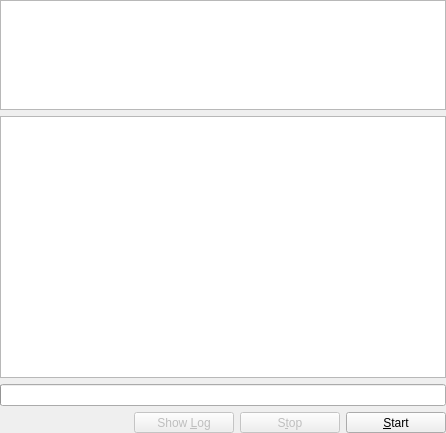
<?xml version="1.0" encoding="UTF-8"?>
<ui version="4.0">
 <class>OutputPage</class>
 <widget class="QWidget" name="OutputPage">
  <property name="geometry">
   <rect>
    <x>0</x>
    <y>0</y>
    <width>446</width>
    <height>433</height>
   </rect>
  </property>
  <property name="windowTitle">
   <string>Output</string>
  </property>
  <layout class="QVBoxLayout">
   <property name="spacing">
    <number>-1</number>
   </property>
   <property name="margin">
    <number>0</number>
   </property>
   <item>
    <widget class="QListView" name="outputs">
     <property name="sizePolicy">
      <sizepolicy hsizetype="Preferred" vsizetype="Fixed">
       <horstretch>0</horstretch>
       <verstretch>0</verstretch>
      </sizepolicy>
     </property>
     <property name="minimumSize">
      <size>
       <width>0</width>
       <height>110</height>
      </size>
     </property>
     <property name="maximumSize">
      <size>
       <width>32767</width>
       <height>110</height>
      </size>
     </property>
     <property name="focusPolicy">
      <enum>Qt::StrongFocus</enum>
     </property>
     <property name="contextMenuPolicy">
      <enum>Qt::CustomContextMenu</enum>
     </property>
     <property name="flow">
      <enum>QListView::LeftToRight</enum>
     </property>
     <property name="viewMode">
      <enum>QListView::IconMode</enum>
     </property>
    </widget>
   </item>
   <item>
    <widget class="QTreeView" name="progressListView">
     <property name="sizePolicy">
      <sizepolicy hsizetype="Expanding" vsizetype="Expanding">
       <horstretch>0</horstretch>
       <verstretch>0</verstretch>
      </sizepolicy>
     </property>
     <property name="rootIsDecorated">
      <bool>false</bool>
     </property>
     <property name="uniformRowHeights">
      <bool>true</bool>
     </property>
     <property name="allColumnsShowFocus">
      <bool>true</bool>
     </property>
     <property name="headerHidden">
      <bool>true</bool>
     </property>
    </widget>
   </item>
   <item>
    <widget class="QProgressBar" name="progressBar">
     <property name="orientation">
      <enum>Qt::Horizontal</enum>
     </property>
    </widget>
   </item>
   <item>
    <layout class="QHBoxLayout">
     <property name="spacing">
      <number>6</number>
     </property>
     <property name="margin">
      <number>0</number>
     </property>
     <item>
      <spacer>
       <property name="orientation">
        <enum>Qt::Horizontal</enum>
       </property>
       <property name="sizeType">
        <enum>QSizePolicy::Expanding</enum>
       </property>
       <property name="sizeHint" stdset="0">
        <size>
         <width>104</width>
         <height>20</height>
        </size>
       </property>
      </spacer>
     </item>
     <item>
      <widget class="QToolButton" name="showLogPushBtn">
       <property name="enabled">
        <bool>false</bool>
       </property>
       <property name="sizePolicy">
        <sizepolicy hsizetype="Fixed" vsizetype="Minimum">
         <horstretch>0</horstretch>
         <verstretch>0</verstretch>
        </sizepolicy>
       </property>
       <property name="minimumSize">
        <size>
         <width>100</width>
         <height>0</height>
        </size>
       </property>
       <property name="text">
        <string>Show &amp;Log</string>
       </property>
       <property name="shortcut">
        <string>Alt+L</string>
       </property>
      </widget>
     </item>
     <item>
      <widget class="QToolButton" name="stopPushBtn">
       <property name="enabled">
        <bool>false</bool>
       </property>
       <property name="sizePolicy">
        <sizepolicy hsizetype="Fixed" vsizetype="Minimum">
         <horstretch>0</horstretch>
         <verstretch>0</verstretch>
        </sizepolicy>
       </property>
       <property name="minimumSize">
        <size>
         <width>100</width>
         <height>0</height>
        </size>
       </property>
       <property name="text">
        <string>S&amp;top</string>
       </property>
       <property name="shortcut">
        <string>Alt+T</string>
       </property>
      </widget>
     </item>
     <item>
      <widget class="QToolButton" name="startButton">
       <property name="sizePolicy">
        <sizepolicy hsizetype="Fixed" vsizetype="Minimum">
         <horstretch>0</horstretch>
         <verstretch>0</verstretch>
        </sizepolicy>
       </property>
       <property name="minimumSize">
        <size>
         <width>100</width>
         <height>0</height>
        </size>
       </property>
       <property name="text">
        <string>&amp;Start</string>
       </property>
      </widget>
     </item>
    </layout>
   </item>
  </layout>
 </widget>
 <layoutdefault spacing="6" margin="11"/>
 <layoutfunction spacing="KDialog::spacingHint" margin="KDialog::marginHint"/>
 <tabstops>
  <tabstop>outputs</tabstop>
  <tabstop>showLogPushBtn</tabstop>
  <tabstop>stopPushBtn</tabstop>
 </tabstops>
 <includes>
  <include location="local">kpushbutton.h</include>
 </includes>
 <resources/>
 <connections>
  <connection>
   <sender>showLogPushBtn</sender>
   <signal>clicked()</signal>
   <receiver>OutputPage</receiver>
   <slot>showLog()</slot>
   <hints>
    <hint type="sourcelabel">
     <x>20</x>
     <y>20</y>
    </hint>
    <hint type="destinationlabel">
     <x>20</x>
     <y>20</y>
    </hint>
   </hints>
  </connection>
  <connection>
   <sender>stopPushBtn</sender>
   <signal>clicked()</signal>
   <receiver>OutputPage</receiver>
   <slot>stop()</slot>
   <hints>
    <hint type="sourcelabel">
     <x>20</x>
     <y>20</y>
    </hint>
    <hint type="destinationlabel">
     <x>20</x>
     <y>20</y>
    </hint>
   </hints>
  </connection>
  <connection>
   <sender>startButton</sender>
   <signal>clicked()</signal>
   <receiver>OutputPage</receiver>
   <slot>start()</slot>
   <hints>
    <hint type="sourcelabel">
     <x>20</x>
     <y>20</y>
    </hint>
    <hint type="destinationlabel">
     <x>20</x>
     <y>20</y>
    </hint>
   </hints>
  </connection>
 </connections>
</ui>
